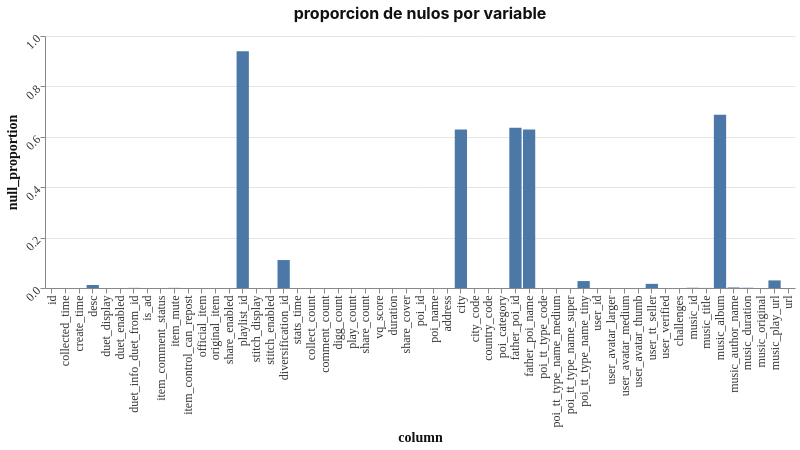

Write notebook code for a chart like this one.
### Code cell
_df = (
    df.isna()
    .mean()
    .rename_axis("column")
    .reset_index(name="null_proportion")
)
alt.Chart(_df).mark_bar().encode(
    x=alt.X(
        "column:N",
        sort=None,
        title="column",
        axis=alt.Axis(labelAngle=-90),
    ),
    y="null_proportion",
).properties(title="proporcion de nulos por variable")

### Figure 1 — Vega-Lite specification as saved in the notebook (floating-point values rounded to 4 significant figures)
{"config": {"theme": "powerbi", "background": "#ffffff", "font": " BlexMono Nerd Font Mono", "autosize": {"type": "fit", "contains": "padding"}, "title": {"color": "#111111", "font": "Inter, system-ui, sans-serif", "fontSize": 16, "fontWeight": "bold", "anchor": "middle", "offset": 10}, "view": {"height": 450, "width": 800, "stroke": "transparent"}, "axis": {"labelColor": "#333333", "titleColor": "#111111", "labelFontSize": 12, "titleFontSize": 14, "gridColor": "#e5e5e5", "labelAngle": -45}}, "data": {"name": "data-9a8fd5ce70ed5d89bdcaf937ead63bab"}, "mark": {"type": "bar"}, "encoding": {"x": {"axis": {"labelAngle": -90}, "field": "column", "sort": null, "title": "column", "type": "nominal"}, "y": {"field": "null_proportion", "type": "quantitative"}}, "title": "proporcion de nulos por variable", "$schema": "https://vega.github.io/schema/vega-lite/v6.4.1.json", "datasets": {"data-9a8fd5ce70ed5d89bdcaf937ead63bab": [{"column": "id", "null_proportion": 0.0}, {"column": "collected_time", "null_proportion": 0.0}, {"column": "create_time", "null_proportion": 0.0}, {"column": "desc", "null_proportion": 0.01185}, {"column": "duet_display", "null_proportion": 0.0}, {"column": "duet_enabled", "null_proportion": 0.0}, {"column": "duet_info_duet_from_id", "null_proportion": 0.0005015}, {"column": "is_ad", "null_proportion": 0.0}, {"column": "item_comment_status", "null_proportion": 0.0}, {"column": "item_mute", "null_proportion": 0.0005015}, {"column": "item_control_can_repost", "null_proportion": 0.0}, {"column": "official_item", "null_proportion": 0.0}, {"column": "original_item", "null_proportion": 0.0}, {"column": "share_enabled", "null_proportion": 0.0}, {"column": "playlist_id", "null_proportion": 0.9395}, {"column": "stitch_display", "null_proportion": 0.0}, {"column": "stitch_enabled", "null_proportion": 0.0}, {"column": "diversification_id", "null_proportion": 0.1109}, {"column": "stats_time", "null_proportion": 0.0}, {"column": "collect_count", "null_proportion": 0.0}, {"column": "comment_count", "null_proportion": 0.0}, {"column": "digg_count", "null_proportion": 0.0}, {"column": "play_count", "null_proportion": 0.0}, {"column": "share_count", "null_proportion": 0.0}, {"column": "vq_score", "null_proportion": 0.0}, {"column": "duration", "null_proportion": 0.0}, {"column": "share_cover", "null_proportion": 0.0}, {"column": "poi_id", "null_proportion": 0.0}, {"column": "poi_name", "null_proportion": 0.0}, {"column": "address", "null_proportion": 5e-07}, {"column": "city", "null_proportion": 0.6292}, {"column": "city_code", "null_proportion": 1.5e-06}, {"column": "country_code", "null_proportion": 0.0}, {"column": "poi_category", "null_proportion": 0.0}, {"column": "father_poi_id", "null_proportion": 0.6363}, {"column": "father_poi_name", "null_proportion": 0.6292}, {"column": "poi_tt_type_code", "null_proportion": 0.0}, {"column": "poi_tt_type_name_medium", "null_proportion": 0.0}, {"column": "poi_tt_type_name_super", "null_proportion": 0.0}, {"column": "poi_tt_type_name_tiny", "null_proportion": 0.02753}, {"column": "user_id", "null_proportion": 0.0}, {"column": "user_avatar_larger", "null_proportion": 0.0}, {"column": "user_avatar_medium", "null_proportion": 0.0}, {"column": "user_avatar_thumb", "null_proportion": 0.0}, {"column": "user_tt_seller", "null_proportion": 0.01648}, {"column": "user_verified", "null_proportion": 0.0}, {"column": "challenges", "null_proportion": 0.0}, {"column": "music_id", "null_proportion": 0.000952}, {"column": "music_title", "null_proportion": 0.0002615}, {"column": "music_album", "null_proportion": 0.6875}, {"column": "music_author_name", "null_proportion": 0.002161}, {"column": "music_duration", "null_proportion": 0.0009965}, {"column": "music_original", "null_proportion": 0.0}, {"column": "music_play_url", "null_proportion": 0.03014}, {"column": "url", "null_proportion": 0.0}]}}
